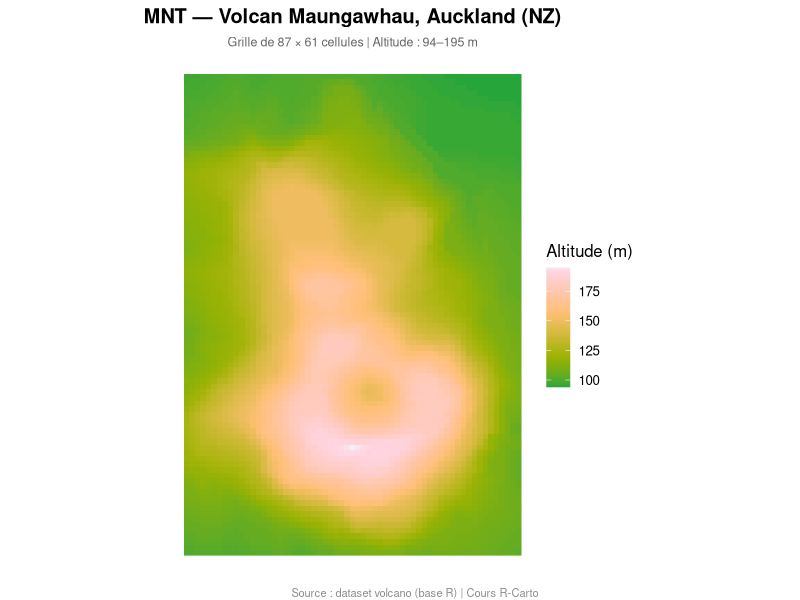
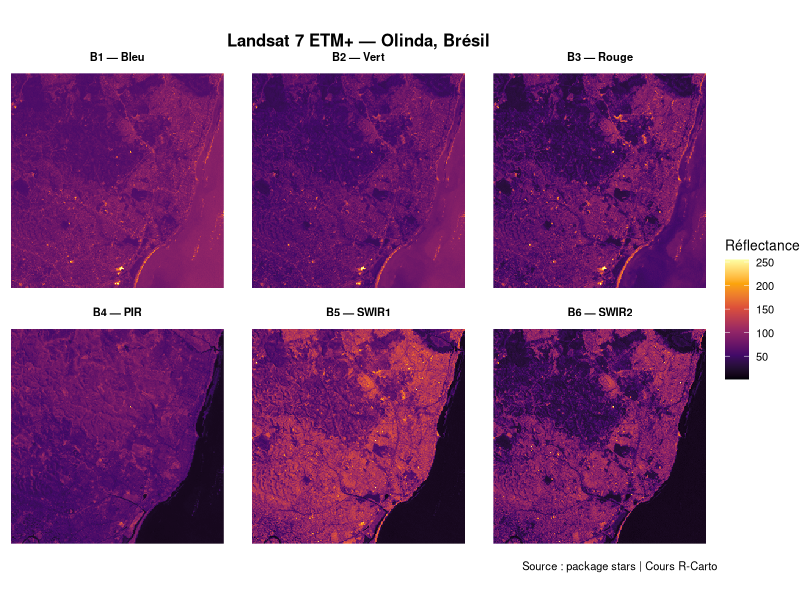
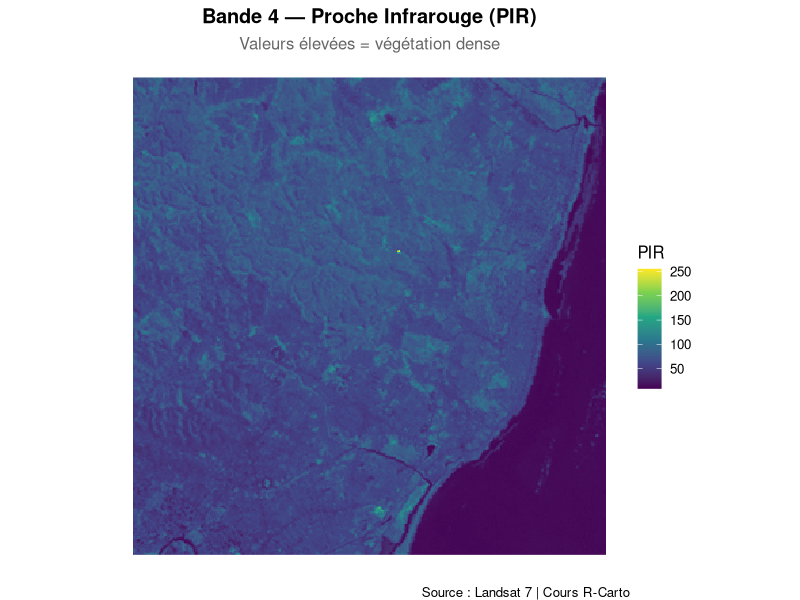

Source code (R) for these figures, in order:
## ---- chunk 1
#| label: setup
#| message: false

library(sf)
library(ggplot2)
library(dplyr)
library(stars)
library(terra)
## ---- chunk 2
#| label: fig-raster-concept
#| fig-cap: "Un raster est une matrice de valeurs — ici l'altitude du volcan Maungawhau (Auckland, NZ)"
#| fig-height: 5

# Le dataset volcano (base R) est une matrice 87 x 61 d'altitudes
cat("Classe :", class(volcano), "\n")
cat("Dimensions :", nrow(volcano), "lignes ×", ncol(volcano), "colonnes\n")
cat("Valeurs — aperçu des 3 premières lignes :\n")
print(volcano[1:3, 1:5])
## ---- chunk 3
#| label: fig-volcano-map
#| fig-cap: "Modèle Numérique d'Élévation — Maungawhau, Auckland (Nouvelle-Zélande). Chaque cellule de la matrice devient un pixel coloré selon son altitude."
#| fig-height: 5

# Convertir la matrice en data frame pour ggplot2
volcano_df <- expand.grid(x = 1:ncol(volcano), y = 1:nrow(volcano))
volcano_df$altitude <- as.vector(t(volcano))

ggplot(volcano_df, aes(x = x, y = y, fill = altitude)) +
  geom_raster() +
  scale_fill_gradientn(
    colors = hcl.colors(50, "Terrain"),
    name   = "Altitude (m)"
  ) +
  coord_equal() +
  labs(
    title    = "MNT — Volcan Maungawhau, Auckland (NZ)",
    subtitle = paste0("Grille de ", nrow(volcano), " × ", ncol(volcano),
                      " cellules | Altitude : ",
                      min(volcano), "–", max(volcano), " m"),
    caption  = "Source : dataset volcano (base R) | Cours R-Carto"
  ) +
  theme_void(base_size = 12) +
  theme(
    plot.title    = element_text(face = "bold", hjust = 0.5),
    plot.subtitle = element_text(color = "grey40", hjust = 0.5, size = 9),
    plot.caption  = element_text(color = "grey55", size = 8)
  )
## ---- chunk 4
#| label: stars-load

# Image Landsat 7 ETM+ — Olinda, Brésil
# 6 bandes spectrales : visible (B1-B3), proche infrarouge (B4), SWIR (B5-B6)
L7 <- read_stars(system.file("tif/L7_ETMs.tif", package = "stars"))

# Structure de l'objet
L7
## ---- chunk 5
#| label: stars-info

# Dimensions et attributs
dim(L7)          # lignes × colonnes × bandes
st_crs(L7)$srid  # SCR
st_bbox(L7)      # emprise géographique
## ---- chunk 6
#| label: fig-stars-bands
#| fig-cap: "Image Landsat 7 — 6 bandes spectrales. Les bandes 1-3 correspondent au visible (bleu, vert, rouge), la bande 4 au proche infrarouge (végétation), les bandes 5-6 à l'infrarouge moyen."
#| fig-height: 6

ggplot() +
  geom_stars(data = L7) +
  facet_wrap(
    ~band,
    labeller = labeller(band = c("1" = "B1 — Bleu",   "2" = "B2 — Vert",
                                  "3" = "B3 — Rouge",  "4" = "B4 — PIR",
                                  "5" = "B5 — SWIR1",  "6" = "B6 — SWIR2"))
  ) +
  scale_fill_viridis_c(
    option   = "inferno",
    name     = "Réflectance",
    na.value = "white"
  ) +
  coord_equal() +
  labs(
    title   = "Landsat 7 ETM+ — Olinda, Brésil",
    caption = "Source : package stars | Cours R-Carto"
  ) +
  theme_void(base_size = 10) +
  theme(
    plot.title = element_text(face = "bold", hjust = 0.5),
    strip.text = element_text(face = "bold", size = 8)
  )
## ---- chunk 7
#| label: fig-single-band
#| fig-cap: "Bande 4 (Proche Infrarouge) — la végétation apparaît en clair car elle réfléchit fortement le PIR"
#| fig-height: 5

L7_b4 <- L7[,,,4]   # sélectionner la bande 4

ggplot() +
  geom_stars(data = L7_b4) +
  scale_fill_viridis_c(option = "viridis", name = "PIR", na.value = "white") +
  coord_equal() +
  labs(
    title    = "Bande 4 — Proche Infrarouge (PIR)",
    subtitle = "Valeurs élevées = végétation dense",
    caption  = "Source : Landsat 7 | Cours R-Carto"
  ) +
  theme_void(base_size = 12) +
  theme(
    plot.title    = element_text(face = "bold", hjust = 0.5),
    plot.subtitle = element_text(color = "grey40", hjust = 0.5)
  )
